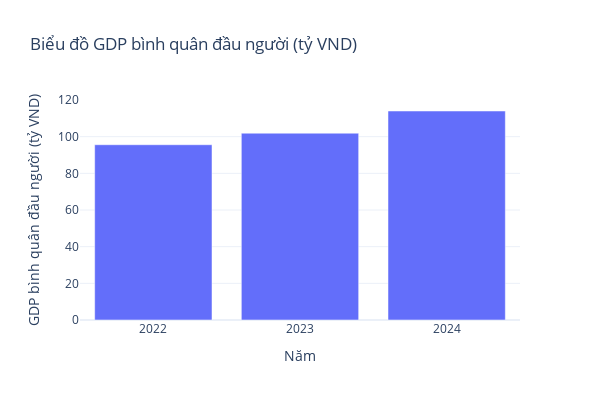

Notebook code cell kept with this figure:
### Markdown cell above
## GDP

### Code cell
fig = go.Figure()

fig.add_trace(go.Bar(x=gdp_per_capita["Time"].values, y=gdp_per_capita["Value"].values, name="GDP bình quân đầu người"))

fig.update_layout(
    title="Biểu đồ GDP bình quân đầu người (tỷ VND)",
    xaxis_title="Năm",
    yaxis_title="GDP bình quân đầu người (tỷ VND)",
    plot_bgcolor="rgba(0, 0, 0, 0)",
    template="plotly_white",
    width=600,
    height=400,
    xaxis=dict(
        tickmode="array",
        tickvals=gdp_per_capita["Time"].values
    )
)

fig.show()

### Figure 1 — Plotly figure (JSON) as saved in the notebook; plotly's stock layout.template omitted (floating-point values rounded to 4 significant figures)
{"data": [{"name": "GDP bình quân đầu người", "type": "bar", "x": [2022, 2023, 2024], "y": [95.6, 101.9, 114.0]}], "layout": {"height": 400, "plot_bgcolor": "rgba(0, 0, 0, 0)", "title": {"text": "Biểu đồ GDP bình quân đầu người (tỷ VND)"}, "width": 600, "xaxis": {"tickmode": "array", "tickvals": [2022, 2023, 2024], "title": {"text": "Năm"}}, "yaxis": {"title": {"text": "GDP bình quân đầu người (tỷ VND)"}}}}
